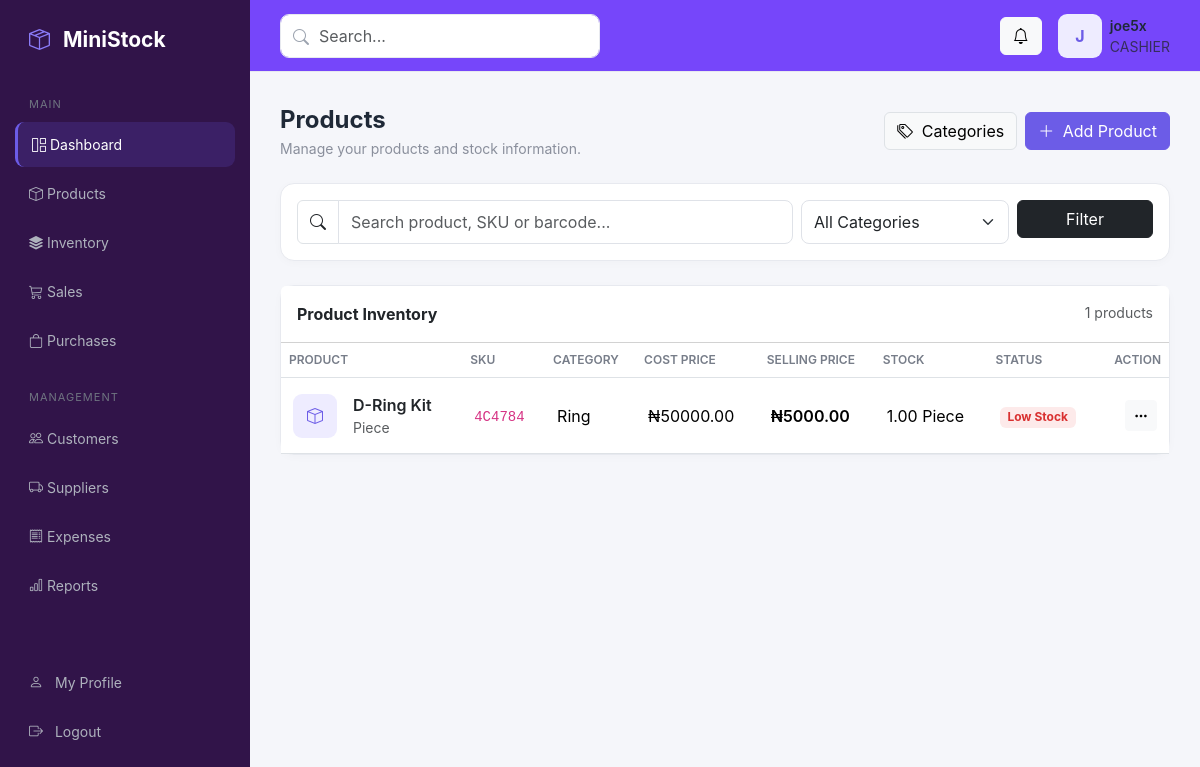
The app's page /products/ (signed in) with its own data.
### accounts/models.py (models this page shows, shortened)
class User(AbstractUser):
    class Role(models.TextChoices):
        ADMIN = "ADMIN", "Administrator"
        MANAGER = "MANAGER", "Manager"
        CASHIER = "CASHIER", "Cashier"
        STOREKEEPER = "STOREKEEPER", "Storekeeper"
    role = models.CharField(
        max_length=20,
        choices=Role.choices,
        default=Role.CASHIER,
    )
    phone = models.CharField(
        max_length=30,
        blank=True,
    )

### products/models.py (models this page shows, shortened)
class Product(models.Model):
    class Unit(models.TextChoices):
        PIECE = "piece", "Piece"
        PACK = "pack", "Pack"
        BOX = "box", "Box"
        CARTON = "carton", "Carton"
        KG = "kg", "Kilogram"
        GRAM = "gram", "Gram"
        LITRE = "litre", "Litre"
        METRE = "metre", "Metre"
    category = models.ForeignKey(
        Category,
        on_delete=models.PROTECT,
        related_name="products",
    )
    name = models.CharField(max_length=200)
    sku = models.CharField(
        max_length=50,
        unique=True,
    )
    barcode = models.CharField(
        max_length=100,
        blank=True,
        unique=True,
        null=True,
    )
    description = models.TextField(blank=True)
    unit = models.CharField(
        max_length=20,
        choices=Unit.choices,
        default=Unit.PIECE,
    )
    cost_price = models.DecimalField(
        max_digits=12,
        decimal_places=2,
        default=0,
    )
    selling_price = models.DecimalField(
        max_digits=12,
        decimal_places=2,
        default=0,
    )
    stock_quantity = models.DecimalField(
        max_digits=12,
        decimal_places=2,
        default=0,
    )
    minimum_stock = models.DecimalField(
        max_digits=12,
        decimal_places=2,
        default=5,
    )
    image = models.ImageField(
        upload_to="products/",
        blank=True,
        null=True,
    )
    is_active = models.BooleanField(default=True)
    created_at = models.DateTimeField(auto_now_add=True)
    updated_at = models.DateTimeField(auto_now=True)
    class Meta:
        ordering = ["name"]
    @property
    def is_low_stock(self):
        return self.stock_quantity <= self.minimum_stock

class Category(models.Model):
    name = models.CharField(max_length=100, unique=True)
    description = models.TextField(blank=True)
    is_active = models.BooleanField(default=True)
    created_at = models.DateTimeField(auto_now_add=True)
    updated_at = models.DateTimeField(auto_now=True)
    class Meta:
        ordering = ["name"]
        verbose_name_plural = "Categories"

### products/views.py (the view, shortened to what this page needs)
@login_required
def product_list(request):
    products = Product.objects.select_related("category").all()
    query = request.GET.get("q", "").strip()
    category = request.GET.get("category", "").strip()
    if category:
        products = products.filter(category_id=category)
    categories = Category.objects.filter(is_active=True)
    return render(
        request,
        "products/product_list.html",
        {
            "products": products,
            "categories": categories,
            "query": query,
            "selected_category": category,
        },
    )

### templates/products/product_list.html (shortened to what this page needs)
{% extends "base.html" %}
{% block content %}
<div class="d-flex justify-content-between align-items-center mb-4">
    <div>
        <div class="page-title">Products</div>
        <div class="page-subtitle">
            Manage your products and stock information.
        </div>
    </div>
    <div class="d-flex gap-2">
        <a
            href="{% url 'products:category_list' %}"
            class="btn btn-light border"
        >
            <i class="bi bi-tags me-1"></i>
            Categories
        </a>
        <a
            href="{% url 'products:product_create' %}"
            class="btn btn-primary"
        >
            <i class="bi bi-plus-lg me-1"></i>
            Add Product
        </a>
    </div>
</div>
<div class="card mb-4">
    <div class="card-body">
        <form method="GET">
            <div class="row g-2">
                <div class="col-md-7">
                    <div class="input-group">
                        <span class="input-group-text bg-white">
                            <i class="bi bi-search"></i>
                        </span>
                        <input
                            type="text"
                            name="q"
                            value="{{ query }}"
                            class="form-control"
                            placeholder="Search product, SKU or barcode..."
                        >
                    </div>
                </div>
                <div class="col-md-3">
                    <select
                        name="category"
                        class="form-select"
                    >
                        <option value="">
                            All Categories
                        </option>
                    </select>
                </div>
                <div class="col-md-2">
                    <button class="btn btn-dark w-100">
                        Filter
                    </button>
                </div>
            </div>
        </form>
    </div>
</div>
<div class="card">
    <div class="card-header bg-white py-3">
        <div class="d-flex justify-content-between">
            <strong>Product Inventory</strong>
            <span class="text-muted small">
                {{ products|length }} products
            </span>
        </div>
    </div>
    <div class="table-responsive">
        <table class="table align-middle">
            <thead>
                <tr>
                    <th>Product</th>
                    <th>SKU</th>
                    <th>Category</th>
                    <th>Cost Price</th>
                    <th>Selling Price</th>
                    <th>Stock</th>
                    <th>Status</th>
                    <th class="text-end">Action</th>
                </tr>
            </thead>
            <tbody>
            {% for product in products %}
                <tr>
                    <td>
                        <div class="d-flex align-items-center gap-3">
                            {% if product.image %}
                                <img
                                    src="{{ product.image.url }}"
                                    class="product-image"
                                >
                            {% else %}
                                <div class="avatar-placeholder">
                                    <i class="bi bi-box"></i>
                                </div>
                            {% endif %}
                            <div>
                                <a
                                    href="{% url 'products:product_detail' product.pk %}"
                                    class="fw-semibold text-decoration-none text-dark"
                                >
                                    {{ product.name }}
                                </a>
                                <div class="text-muted small">
                                    {{ product.get_unit_display }}
                                </div>
                            </div>
                        </div>
                    </td>
                    <td>
                        <code>{{ product.sku }}</code>
                    </td>
                    <td>
                        {{ product.category.name }}
                    </td>
                    <td>
                        ₦{{ product.cost_price|floatformat:2 }}
                    </td>
                    <td class="fw-semibold">
                        ₦{{ product.selling_price|floatformat:2 }}
                    </td>
                    <td>
                        {{ product.stock_quantity|floatformat:2 }}
                        {{ product.get_unit_display }}
                    </td>
                    <td>
                        {% if not product.is_active %}
                            <span class="badge badge-soft-warning">
                                Inactive
                            </span>
                        {% elif product.is_low_stock %}
                            <span class="badge badge-soft-danger">
                                Low Stock
                            </span>
                        {% else %}
                            <span class="badge badge-soft-success">
                                In Stock
                            </span>
                        {% endif %}
                    </td>
                    <td class="text-end">
                        <div class="dropdown">
                            <button
                                class="btn btn-sm btn-light"
                                data-bs-toggle="dropdown"
                            >
                                <i class="bi bi-three-dots"></i>
                            </button>
                        </div>
                    </td>
                </tr>
            {% endfor %}
            </tbody>
        </table>
    </div>
</div>
{% endblock %}

### templates/base.html (shortened to what this page needs)
{% load static %}
<!DOCTYPE html>
<html lang="en">
<head>
    <link
        href="https://cdn.jsdelivr.net/npm/bootstrap@5.3.3/dist/css/bootstrap.min.css"
        rel="stylesheet"
    >
    <link
        href="https://cdn.jsdelivr.net/npm/bootstrap-icons@1.11.3/font/bootstrap-icons.css"
        rel="stylesheet"
    >
</head>
<body>
<aside class="sidebar">
    <div class="brand">
        <i class="bi bi-box-seam"></i>
        <span>MiniStock</span>
    </div>
    <div class="nav-title">Main</div>
    <a href="{% url 'dashboard:dashboard_home' %}" class="nav-link active">
        <i class="bi bi-grid-1x2"></i>
        <span>Dashboard</span>
    </a>
    <a href="{% url 'products:product_list' %}" class="nav-link">
        <i class="bi bi-box"></i>
        <span>Products</span>
    </a>
    <a href="{% url 'inventory:movement_list' %}" class="nav-link">
        <i class="bi bi-stack"></i>
        <span>Inventory</span>
    </a>
    <a href="{% url 'sales:sale_list' %}" class="nav-link">
        <i class="bi bi-cart3"></i>
        <span>Sales</span>
    </a>
    <a href="{% url 'documents:purchase_list' %}" class="nav-link">
        <i class="bi bi-bag"></i>
        <span>Purchases</span>
    </a>
    <div class="nav-title mt-3">Management</div>
    <a href="{% url 'customers:customer_list' %}" class="nav-link">
        <i class="bi bi-people"></i>
        <span>Customers</span>
    </a>
    <a href="{% url 'suppliers:supplier_list' %}" class="nav-link">
        <i class="bi bi-truck"></i>
        <span>Suppliers</span>
    </a>
    <a href="#" class="nav-link">
        <i class="bi bi-receipt"></i>
        <span>Expenses</span>
    </a>
    <a href="#" class="nav-link">
        <i class="bi bi-bar-chart"></i>
        <span>Reports</span>
    </a>
    <div class="pt-5">
        <a href="{% url 'accounts:profile' %}"
        class="nav-link">
        <i class="bi bi-person me-2"></i>
        My Profile
    </a>
    <form method="post" action="{% url 'accounts:logout' %}">
    <button type="submit" class="nav-link">
        <i class="bi bi-box-arrow-right me-2"></i>
        Logout
    </button>
</form>
</div>
<div class="pt-5 nav-link"></div>
</aside>
<div class="main">
    <header class="topbar">
        <div class="search-box">
            <i class="bi bi-search"></i>
            <input
                type="text"
                class="form-control"
                placeholder="Search..."
            >
        </div>
        <div class="d-flex align-items-center gap-3">
            <button class="btn btn-light">
                <i class="bi bi-bell"></i>
            </button>
            <div class="d-flex align-items-center gap-2">
                <div class="avatar-placeholder">
                    {{ request.user.username|first|upper }}
                </div>
                <div class="d-none d-md-block">
                    <div class="fw-semibold small">
                        {{ request.user.get_full_name|default:request.user.username }}
                    </div>
                    <div class="text-muted small">
                        {{ request.user.role|default:"User" }}
                    </div>
                </div>
            </div>
        </div>
    </header>
    <main class="content">
        {% block content %}
        {% endblock %}
    </main>
</div>
</body>
</html>

### templates/base.html (style rules this page uses)
:root { --primary: #6c5ce7; --primary-dark: #5849c5; --sidebar: #311449; --background: #f5f6fa; --card: #ffffff; --text: #1f2937; --muted: #8a8f9c; --border: #e7e9ef; }
* { box-sizing: border-box; }
body { margin: 0; background: var(--background); color: var(--text); font-family: Inter, -apple-system, BlinkMacSystemFont, "Segoe UI", sans-serif; }
.sidebar { width: 250px; height: 100vh; position: fixed; left: 0; top: 0; background: var(--sidebar); color: white; padding: 24px 15px; z-index: 1000; }
.brand { font-size: 21px; font-weight: 700; padding: 0 14px 30px; }
.brand i { color: #8b7cf8; margin-right: 8px; }
.nav-title { color: #6f7480; font-size: 11px; text-transform: uppercase; letter-spacing: 1px; padding: 10px 14px; }
.sidebar .nav-link { color: #aeb2bd; padding: 12px 14px; border-radius: 9px; margin-bottom: 4px; font-size: 14px; }
.sidebar .nav-link i { width: 25px; }
.sidebar .nav-link:hover, .sidebar .nav-link.active { color: white; background: rgba(108, 92, 231, .18); }
.sidebar .nav-link.active { border-left: 3px solid var(--primary); }
.main { margin-left: 250px; min-height: 100vh; }
.topbar { height: 72px; background: rgb(118, 70, 250); border-bottom: 1px solid var(--border); display: flex; align-items: center; justify-content: space-between; padding: 0 30px; }
.search-box { width: 320px; position: relative; }
.search-box i { position: absolute; left: 13px; top: 11px; color: #9ca3af; }
.search-box input { padding-left: 38px; border: 1px solid var(--border); border-radius: 9px; height: 40px; }
.content { padding: 30px; }
.page-title { font-size: 24px; font-weight: 700; }
.page-subtitle { color: var(--muted); font-size: 14px; }
.card { border: 1px solid var(--border); border-radius: 14px; box-shadow: 0 2px 10px rgba(0, 0, 0, .025); }
.btn-primary { background: var(--primary); border-color: var(--primary); }
.table { margin-bottom: 0; }
.table th { color: #777d89; font-size: 12px; font-weight: 600; text-transform: uppercase; white-space: nowrap; }
.table td { vertical-align: middle; padding: 15px 12px; }
.avatar-placeholder { width: 44px; height: 44px; border-radius: 9px; background: #eeecff; color: var(--primary); display: flex; align-items: center; justify-content: center; font-weight: 700; }
.badge-soft-danger { background: #fdeaea; color: #d93030; }
.form-control, .form-select { min-height: 44px; border-color: #dfe2e8; border-radius: 8px; }

### records on screen
User: user.username|first "J", user.get_full_name "joe5x", user.role "CASHIER"
Product: name "D-Ring Kit", unit "Piece", sku "4C4784", category.name "Ring", cost_price "50000.00", selling_price "5000.00", stock_quantity "1.00", is_active "Low Stock"

### other values on screen
{{ products|length }} "1"
